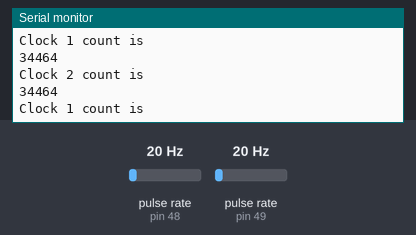
A sketch run on a simulated Arduino Mega 2560, built with avr-gcc and run on an emulated ATmega2560. Parts: the last lines printed to the serial monitor. Wiring (inferred from the names in the program): 2 × pulse sensor: data pin 48 / data pin 49. Inputs (shaded band) come from the test bench; at power-on: pulse rate (sensors on pin 48, pin 49) 20 Hz.

Above: at 1.2 s.
1.3 s: pulse rate (sensor on pin 48) set to 50 Hz
At 1.8 s:
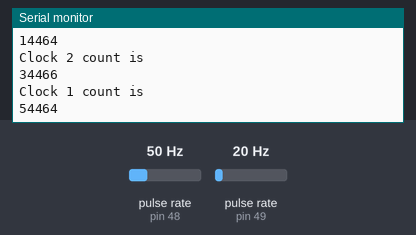
4.3 s: pulse rate (sensor on pin 49) set to 50 Hz
At 5.3 s:
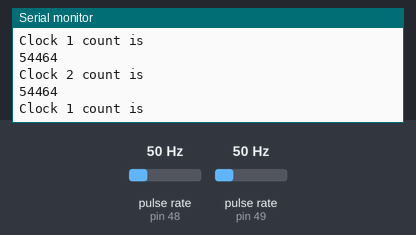
7.3 s: pulse rate (sensor on pin 48) set to 4 Hz
At 8.3 s:
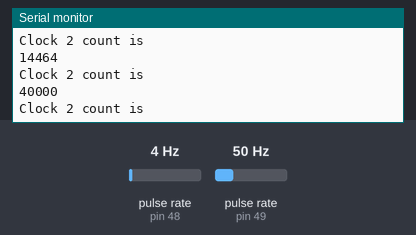
10.3 s: pulse rate (sensor on pin 48) set to 100 Hz
At 11.1 s:
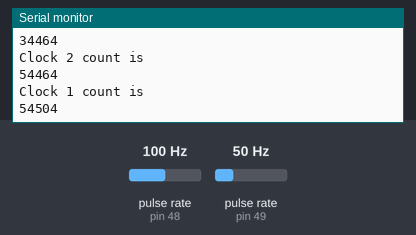
13.3 s: pulse rate (sensor on pin 49) set to 4 Hz
At 14.3 s:
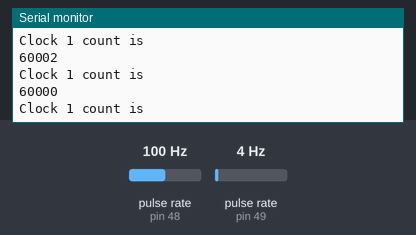
14.8 s: pulse rate (sensor on pin 49) set to 100 Hz
At 15.9 s:
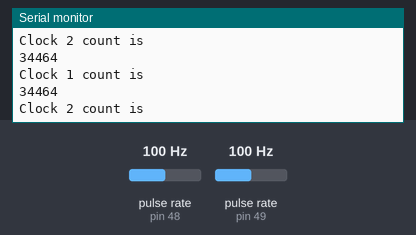
Timing chart, 0 to 17.8 s (numbered marks = the images above; inputs shaded):
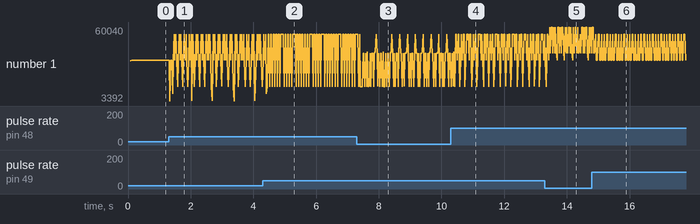

The sketch:

input_capture_twotimers.ino
```cpp
volatile unsigned int New_C1, Old_C1, C1_count, New_C2, Old_C2, C2_count;
 unsigned int pin_C1 = 48, pin_C2 = 49;
 bool flag_C1 = LOW, flag_C2 = LOW;
 byte prescalar = B01000010;   // B01000001 = No prescalar, B01000010 = 256 prescalar

// --------------------------------------------------
//Interrupt service routines for timer counters 5 & 4
//---------------------------------------------------

ISR(TIMER5_CAPT_vect)
{
    New_C1 = ICR5 ;
    flag_C1 = HIGH;
}
ISR(TIMER4_CAPT_vect)
{
  New_C2 = ICR4 ;
  flag_C2 = HIGH;
}

// ----------------------------------
//Timer register setup (writing bits)
//-----------------------------------

void setup()
{
  Serial.begin(9600);

  TCCR5B = prescalar;
  TIMSK5 = (1<<ICIE5) ;
  TCCR5A = 0;

  TCCR4B = prescalar;
  TIMSK4 = (1<<ICIE4);
  TCCR4A = 0;
}

// -----------------------------
// Repeat instructions after ISR
// -----------------------------

void loop(){
  if (flag_C1)
  {
    C1_count = New_C1 - Old_C1;
    Old_C1 = New_C1;

    flag_C1 = LOW;
    Serial.println( "Clock 1 count is");
    Serial.println( C1_count);
  }

  if (flag_C2)
  {
    C2_count = New_C2 - Old_C2;
    Old_C2 = New_C2;

    flag_C2 = LOW;
    Serial.println( "Clock 2 count is");
    Serial.println(C2_count);
    Serial.println();
  }
}

//seperate flags, to stop cross triggering
```

Measured:
- after the input at 1.3 s, the serial monitor: prints a new line after 0.12 s (image 1)
- after the input at 4.3 s, the serial monitor: prints a new line after 0.74 s (image 2)
- after the input at 7.3 s, the serial monitor: prints a new line after 0.20 s (image 3)
- after the input at 10.3 s, the serial monitor: prints a new line after 0.20 s (image 4)
- after the input at 13.3 s, the serial monitor: prints a new line after 0.15 s (image 5)
- after the input at 14.8 s, the serial monitor: prints a new line after 0.50 s (image 6)
- plotted number 1: 34464 → 14466 after the input at 1.3 s, 54464 → 40000 after the input at 7.3 s, 40000 → 54465 after the input at 10.3 s, 54465 → 40000 after the input at 13.3 s
